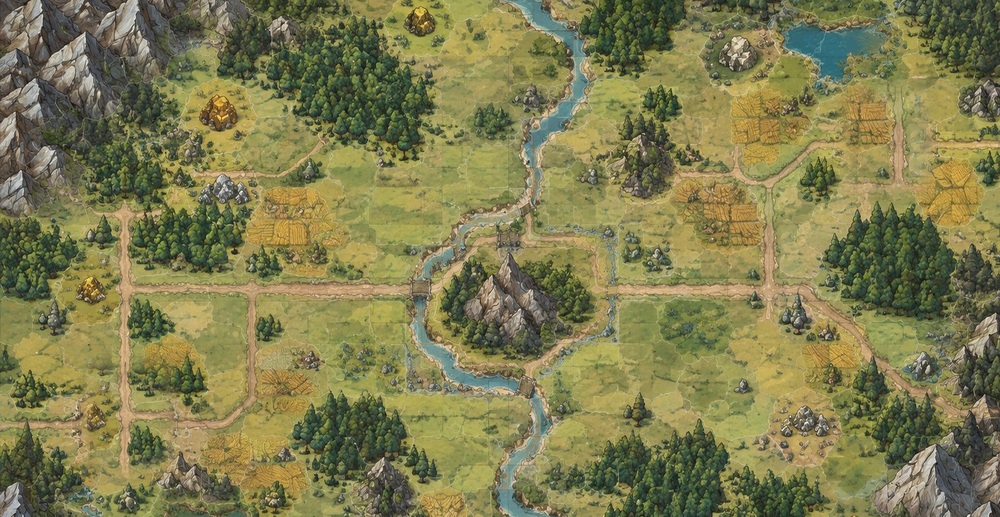
#> input picture 卡牌建城demo/assets/map/plate-final.png, 1000 x 517 px, shrunk from 1740 x 900 before the run, found by its file name
$ python _probe_thresh.py
#> lines starting #> are read from the running program, lines starting #| are printed output that depends on the picture; after the words box and inside, x2 and y2 are one past the last pixel; in counts of white or black regions, pixels touching at a corner belong together
# -*- coding: utf-8 -*-
"""走廊内路面判别：几种打分 + Otsu 自动阈值，挑出能把路认成「条」的那一个。"""
import numpy as np
from PIL import Image
import cv2

SRC = "D:/工程/自研/卡牌建城demo/assets/map/plate-final.png"
T = 60
ROADS = [
    (0, 10), (1, 10), (2, 9), (2, 10), (2, 11), (2, 12), (2, 13),
    (3, 4), (3, 5), (3, 6), (3, 7), (3, 8), (3, 9), (3, 10), (3, 13), (3, 14),
    (4, 6), (4, 10), (4, 13), (5, 6), (5, 9), (5, 10), (5, 12), (5, 13),
    (6, 6), (6, 10), (6, 11), (6, 12), (6, 13),
    (7, 6), (7, 7), (7, 8), (7, 9), (7, 10), (7, 11), (7, 12), (7, 13),
    (8, 5), (8, 6), (8, 7), (8, 8), (8, 9), (8, 10), (8, 13),
    (9, 6), (9, 7), (9, 8), (10, 8), (11, 8), (12, 8), (13, 8), (14, 8), (15, 8),
    (15, 10), (15, 11), (16, 8), (16, 10), (17, 8), (17, 9), (17, 10),
    (18, 5), (18, 6), (18, 7), (18, 8), (19, 6), (19, 8),
    (20, 5), (20, 6), (20, 8), (21, 5),
    (22, 3), (22, 4), (22, 5), (22, 6), (22, 7), (22, 8), (22, 9), (22, 10),
    (23, 5),
    (24, 3), (24, 4), (24, 5), (24, 6), (24, 7), (24, 8), (24, 9), (24, 10),
    (25, 5), (25, 10), (26, 5), (26, 10), (26, 11), (27, 4), (27, 5), (27, 6), (27, 10), (27, 11),
    (28, 4), (28, 11),
]
arr = np.array(Image.open(SRC).convert('RGB')).astype(np.float32)
R, G, B = arr[..., 0], arr[..., 1], arr[..., 2]
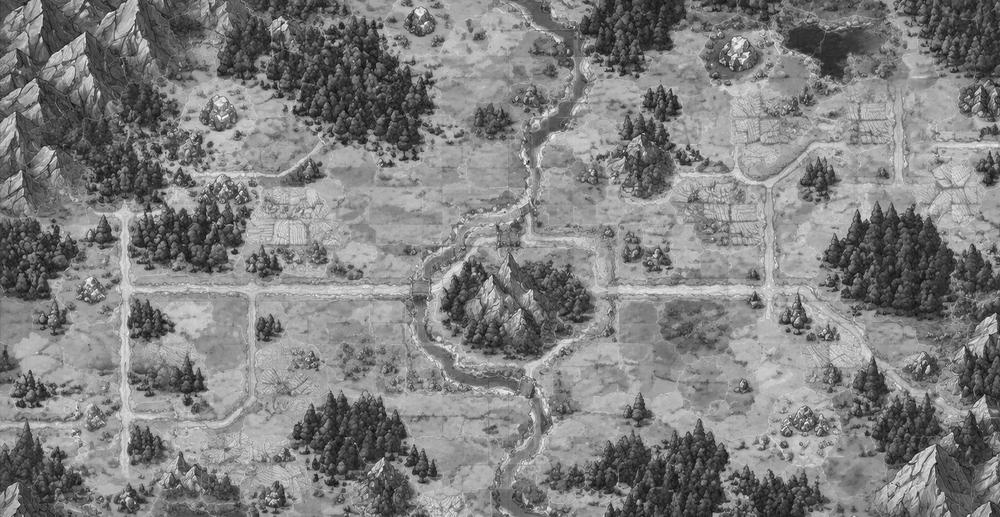
#> R: shape (517, 1000) float32; min 8, max 255, mean 127.5
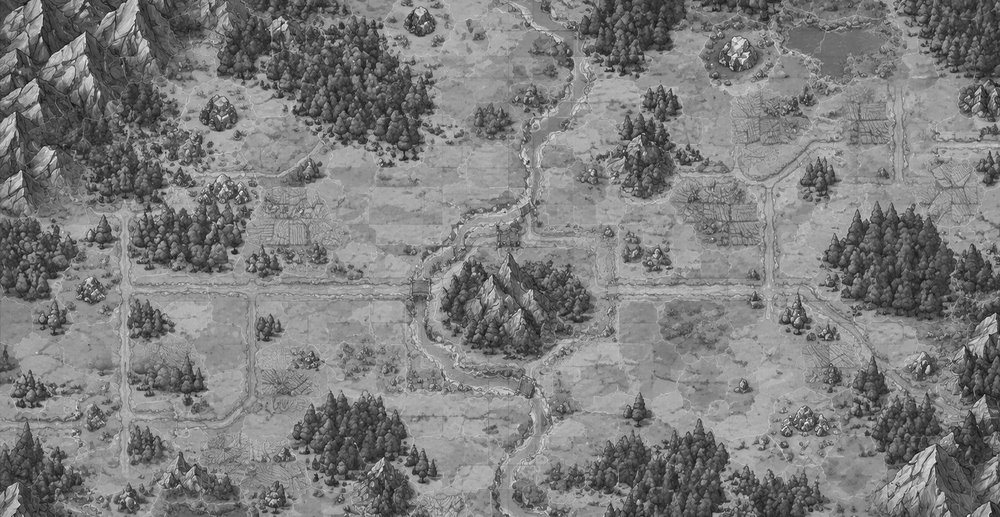
#> G: shape (517, 1000) float32; min 12, max 254, mean 124.8
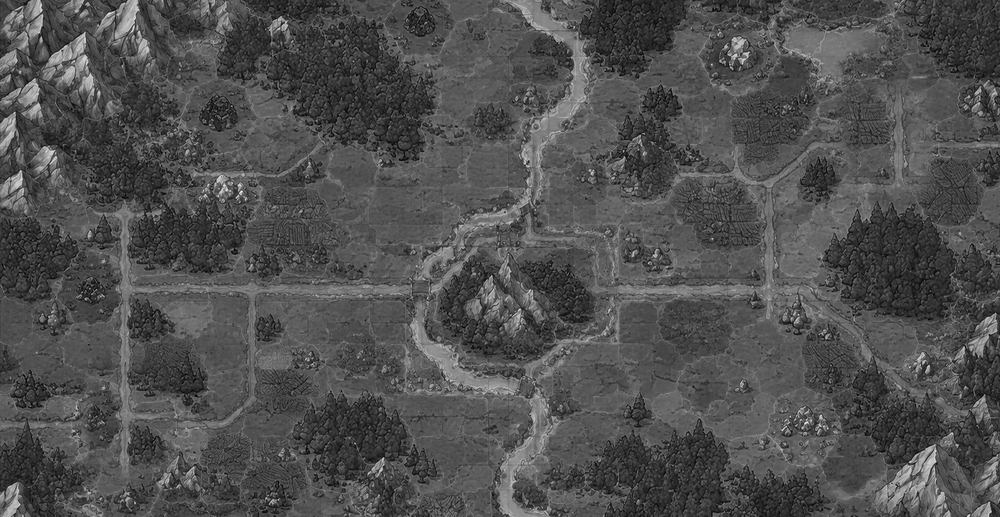
#> B: shape (517, 1000) float32; min 0, max 249, mean 79.7
H, W = R.shape
#> H = 517; W = 1000
cor = np.zeros((H, W), np.uint8)
S = set(ROADS)
for (gx, gy) in ROADS:
    cv2.circle(cor, (gx * T + 30, gy * T + 30), 17, 255, -1)
    for dx, dy in [(1, 0), (0, 1)]:
        if (gx + dx, gy + dy) in S:
            cv2.line(cor, (gx * T + 30, gy * T + 30), ((gx + dx) * T + 30, (gy + dy) * T + 30), 255, 34)
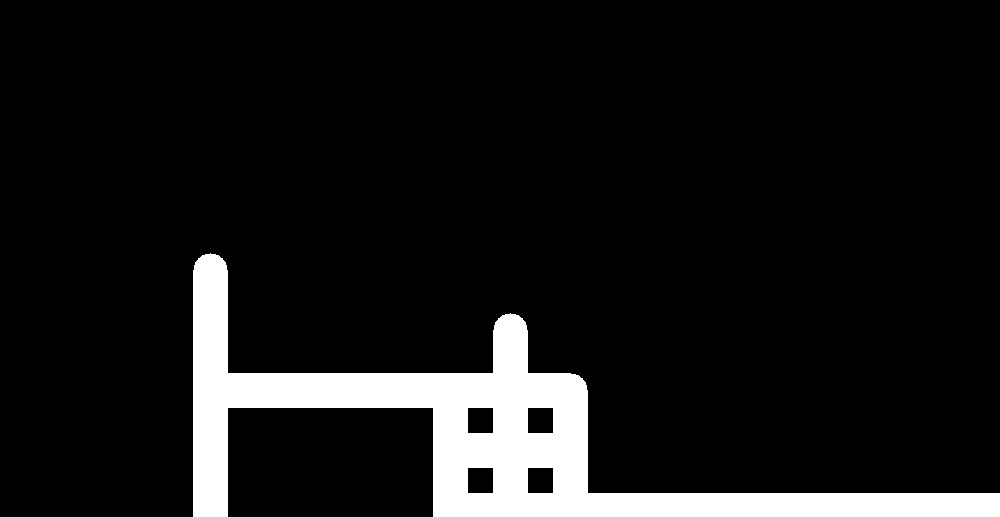
#> cor: shape (517, 1000); 9.2% white; 1 white region, box (x1, y1, x2, y2) and area: (193, 253, 1000, 517) 47818
inn = cor > 0

print('走廊 %.1f%%' % (inn.mean() * 100))
#| 走廊 9.2%
print('走廊内平均色 R%.0f G%.0f B%.0f' % (R[inn].mean(), G[inn].mean(), B[inn].mean()))
#| 走廊内平均色 R133 G131 B85


def otsu(score, mask):
    v = score[mask]
    v = np.clip(v, 0, 255).astype(np.uint8)
    th, _ = cv2.threshold(v, 0, 255, cv2.THRESH_BINARY + cv2.THRESH_OTSU)
    return th


SCORES = {
    'R-G': R - G,
    '(R-G)*0.6+L*0.4': (R - G) * 0.6 + (0.3 * R + 0.59 * G + 0.11 * B) * 0.4,
    'R-(G+B)/2': R - (G + B) / 2,
    '饱和度倒数倾向': (R - G) - 0.35 * (G - B),
}
for name, sc in SCORES.items():
    th = otsu(sc, inn)
    m = inn & (sc >= th)
    print('%-18s Otsu阈值=%.1f  走廊内覆盖 %5.1f%%' % (name, th, m[inn].mean() * 100))
#> this loop made 4 passes
#> (name, th) on passes 1 to 4: ('R-G', 11), ('(R-G)*0.6+L*0.4', 45), ('R-(G+B)/2', 24), ('饱和度倒数倾向', 5)
#| R-G                Otsu阈值=11.0  走廊内覆盖  23.8%
#| (R-G)*0.6+L*0.4    Otsu阈值=45.0  走廊内覆盖  67.9%
#| R-(G+B)/2          Otsu阈值=24.0  走廊内覆盖  57.9%
#| 饱和度倒数倾向            Otsu阈值=5.0  走廊内覆盖   9.9%
#> pass 1, `m = inn & (sc >= th)`:
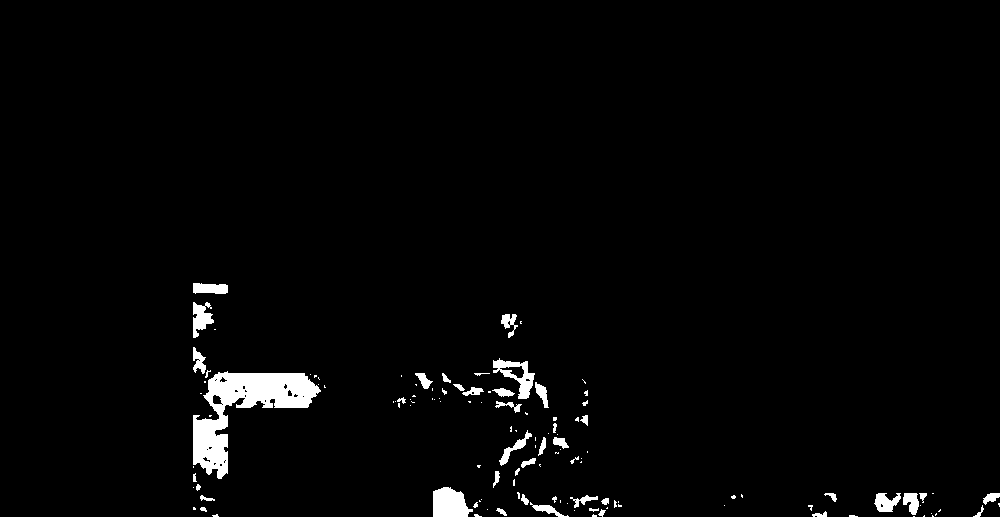
#> m: shape (517, 1000) bool; 2.2% white; 125 white regions (81 under 20 px), largest, box (x1, y1, x2, y2) and area: (193, 371, 321, 479) 5151, (433, 487, 473, 517) 918, (493, 358, 535, 399) 660
#> pass 2, `m = inn & (sc >= th)`:
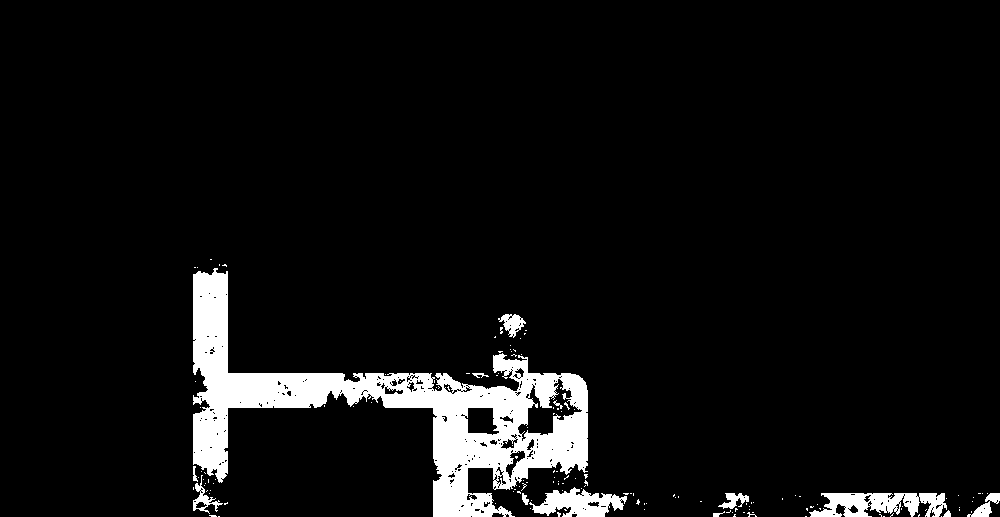
#> m: shape (517, 1000) bool; 6.3% white; 144 white regions (131 under 20 px), largest, box (x1, y1, x2, y2) and area: (193, 268, 588, 517) 26834, (809, 493, 947, 517) 2170, (529, 487, 627, 517) 1625
#> pass 3, `m = inn & (sc >= th)`:
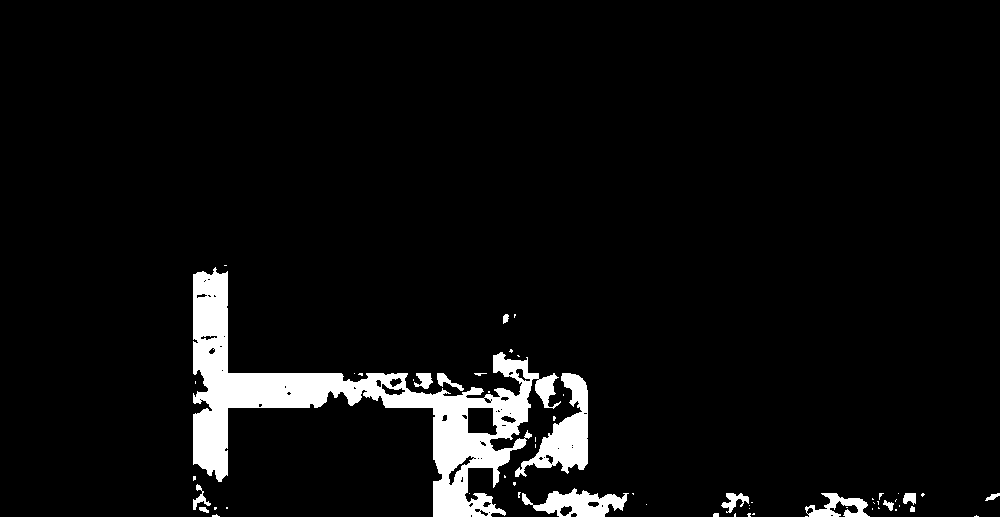
#> m: shape (517, 1000) bool; 5.4% white; 59 white regions (43 under 20 px), largest, box (x1, y1, x2, y2) and area: (193, 267, 561, 517) 20956, (515, 373, 588, 477) 2963, (522, 488, 629, 517) 1616
